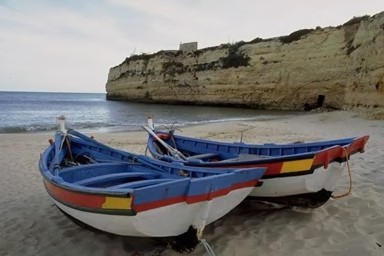
%> input picture Xu_Ly_Anh/BaiTapLon/image6.jpg, 384 x 256 px
$ octave showvien.m   (GNU Octave 9; MATLAB toolbox functions it lacks are replaced by stand-ins)
%> lines starting %> are read from the running program, lines starting %| are printed output that depends on the picture
X = double(imread('image6.jpg'));
gray = rgb2gray(X/255);
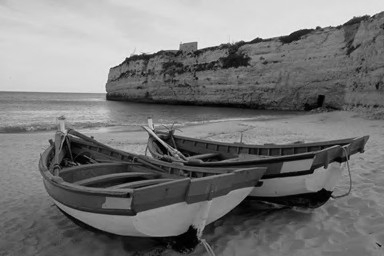
%> gray: size 256x384 double; min 0, max 0.951, mean 0.467

fgradient_1 = [1 -1];
fgradient_2 = [1;-1];
fsobel = fspecial('sobel');
flaplace = fspecial('laplacian',1);
flog = fspecial('log',[3 3],0.5);

gray_gradient_1 = imfilter(gray,fgradient_1,'replicate');
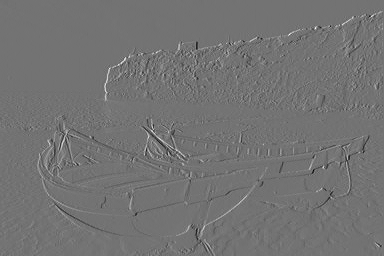
%> gray_gradient_1: size 256x384 double; min -0.456, max 0.553, mean 0.000394; drawn with min black and max white
subplot(3,2,1)
imshow(mat2gray(gray_gradient_1))
title('Gradient 1')
gray_gradient_2 = imfilter(gray,fgradient_2,'replicate');
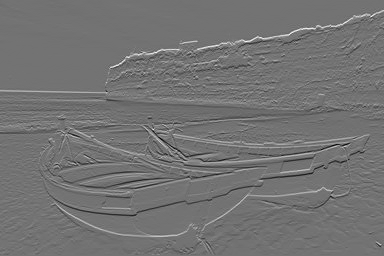
%> gray_gradient_2: size 256x384 double; min -0.502, max 0.61, mean 0.00185; drawn with min black and max white
subplot(3,2,2)
imshow(mat2gray(gray_gradient_2))
title('Gradient 2')
gray_sobel = imfilter(gray,fsobel,'replicate');
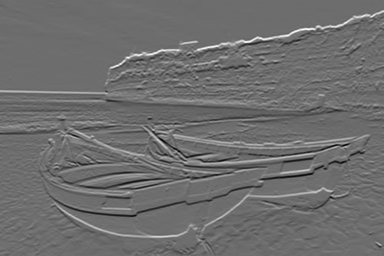
%> gray_sobel: size 256x384 double; min -2.25, max 2.98, mean 0.0148; drawn with min black and max white
subplot(3,2,3)
imshow(mat2gray(gray_sobel))
title('Sobel')
gray_laplace = imfilter(gray,flaplace,'replicate');
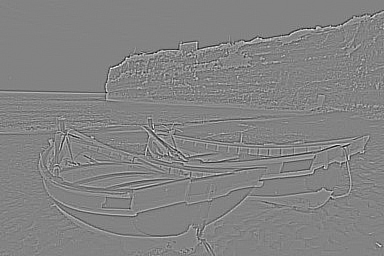
%> gray_laplace: size 256x384 double; min -0.674, max 0.636, mean -9.85e-19; drawn with min black and max white
subplot(3,2,4)
imshow(mat2gray(gray_laplace))
title('Laplace')
gray_log = imfilter(gray,flog,'replicate');
subplot(3,2,5)
imshow(mat2gray(gray_log))
title('Log')
